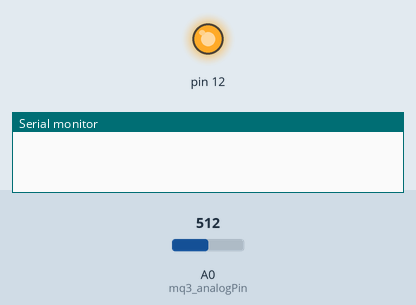
This sketch was run on a simulated Arduino Uno, built with avr-gcc and run on an emulated ATmega328P. On the bench: output pins drawn as LEDs (lit = HIGH), the last lines printed to the serial monitor. Inputs (shaded band) come from the test bench; at power-on: A0 (mq3_analogPin) = 512.

Above: at 1.0 s.
At 5.0 s:
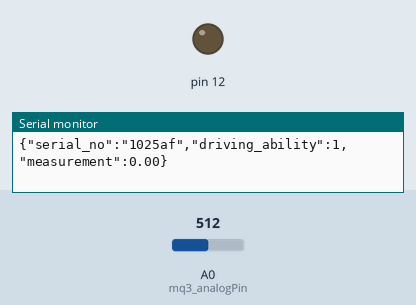
Timing chart, 0 to 10.4 s (numbered marks = the images above):
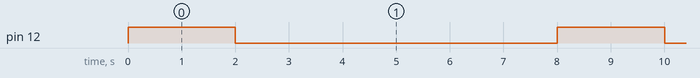

Measured:
- by itself, pin 12: alternates HIGH for 2.0 s and LOW for 6.0 s

The sketch:

breath_analyzer.ino
```cpp
#define         Serial_No                     "1025af"
#define         READ_SAMPLE_INTERVAL         (100)    //define how many samples you are going to take in normal operation
#define         READ_SAMPLE_TIMES            (10)     //define the time interal(in milisecond) between each samples in
                                                     //normal operation
int mq3_analogPin = A0; // connected to the output pin of MQ3

float get_BAC_from_Voltage(float v){
  float b = 0.59842 ;
  float a = 2.64581 ;
  float BAC = (v-a)/b ;
  return (BAC > 0 ? BAC : 0);
}

void create_json(float BAC, int driving_ability){
  Serial.print("\{\"serial_no\":\"");
  Serial.print(Serial_No);
  Serial.print("\",");
  Serial.print("\"driving_ability\":");
  Serial.print(driving_ability);
  Serial.print(",");
  Serial.print("\"measurement\":");
  Serial.print(BAC);
  Serial.println("}");
}

void setup() {
  pinMode(8, INPUT);
  pinMode(12, OUTPUT);
  Serial.begin(9600); // open serial at 9600 bps
}

void loop() {
  // Serial.println("Breath in");
  digitalWrite(12, HIGH);   // turn the LED on (HIGH is the voltage level)
  delay(2000);              // wait for a second
  digitalWrite(12, LOW);    // turn the LED off by making the voltage LOW


  float mq3_value=0;

  for (int i=0;i<READ_SAMPLE_TIMES;i++) {
    mq3_value += analogRead(mq3_analogPin);
    delay(READ_SAMPLE_INTERVAL);
  }
  mq3_value = mq3_value/READ_SAMPLE_TIMES;

  float voltage = mq3_value * (5.0 / 1023.0); // get mq3 voltage
  float response = get_BAC_from_Voltage(voltage);

  if(voltage<2.78){
    create_json (response,1);
    delay(5000);
  }else if(voltage>=2.78){
    float response = get_BAC_from_Voltage(voltage);
    create_json (response,0);
    delay(5000);
  }
}
```
